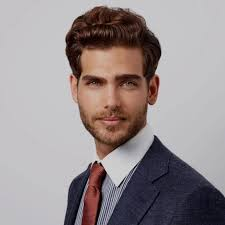
#> input picture download.jpg, 225 x 225 px
$ python prac7.py
#> lines starting #> are read from the running program, lines starting #| are printed output that depends on the picture
import cv2

#RESIZING

img=cv2.imread("download.jpg")
#> img is the input picture: shape (225, 225, 3); mean B, G, R 144.2, 143.1, 152.4

cv2.imshow("Orignal Image", img)
cv2.waitKey(0)

#Linear Interplotation - reduce size
#Cubic Interploatation-size increase

img_scaled_choti=cv2.resize(img,None, fx=0.75, fy=0.75)  #75% of image
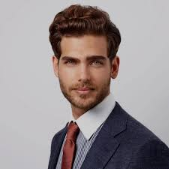
#> img_scaled_choti: shape (169, 169, 3); mean B, G, R 144.1, 143.1, 152.3
cv2.imshow("Scaling linear Interplotation", img_scaled_choti)
cv2.waitKey(0)

#Technique 2

img_scaled_badi=cv2.resize(img,None, fx=2, fy=2,interpolation=cv2.INTER_CUBIC)
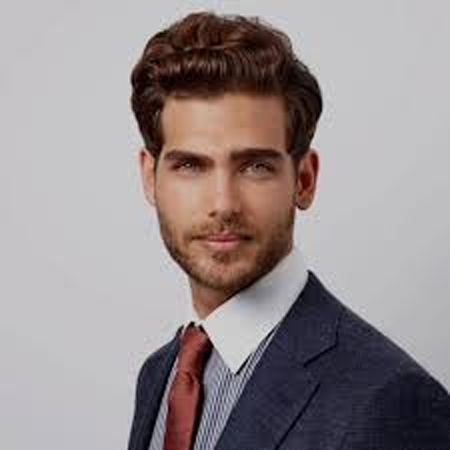
#> img_scaled_badi: shape (450, 450, 3); mean B, G, R 144.2, 143.2, 152.4
cv2.imshow("Scaling-Cubic interploatation", img_scaled_badi)
cv2.waitKey(0)

# Technique 3 (Area)- expand the area of the image.

img_scaled_area= cv2.resize(img, (900, 400), interpolation=cv2.INTER_AREA)
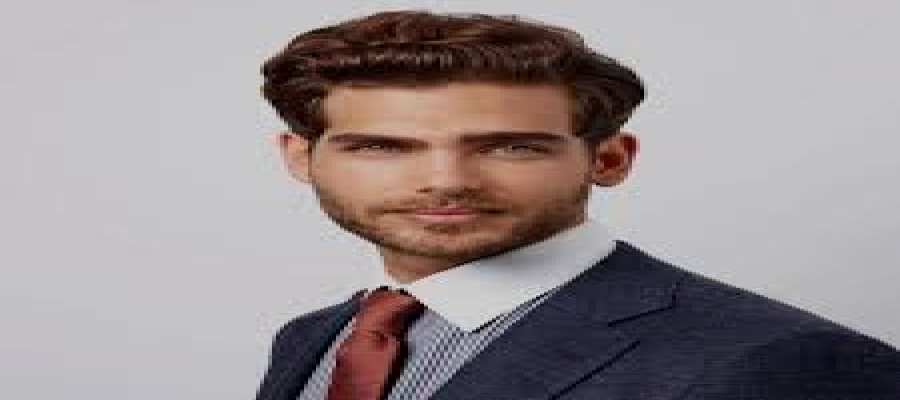
#> img_scaled_area: shape (400, 900, 3); mean B, G, R 144.2, 143.1, 152.3
cv2.imshow("Scaling image -Skewed size", img_scaled_area)
cv2.waitKey(0)

cv2.destroyAllWindows()
